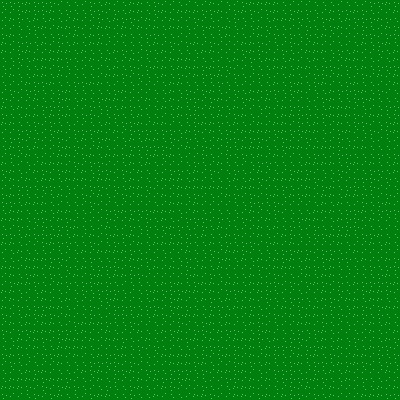

This is a level from a 2D game, rendered from its Tiled map with the project's own tilesets. A one-line summary and the map file follow, with tile-layer data summarised:
An orthogonal 50x50 tile map with 8x8 px tiles, 1 tile layer (grass).

<map version="1.0" orientation="orthogonal" renderorder="right-down" width="50" height="50" tilewidth="8" tileheight="8">
 <tileset firstgid="1" name="tiles" tilewidth="8" tileheight="8">
  <image source="tiles.png" width="128" height="128" />
 </tileset>
 <layer name="grass" width="50" height="50">
  <data>[2500 cells, 2500 non-empty, 4 distinct tile ids]</data>
 </layer>
</map>
